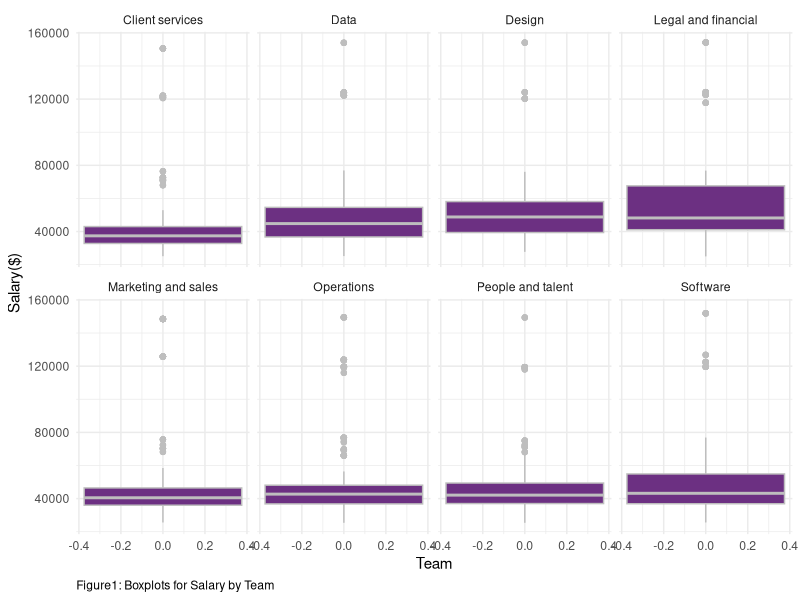
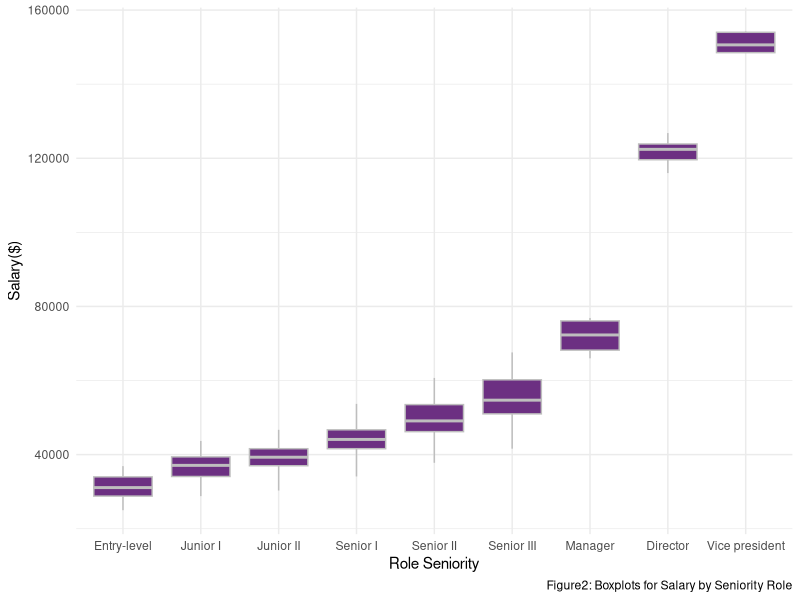
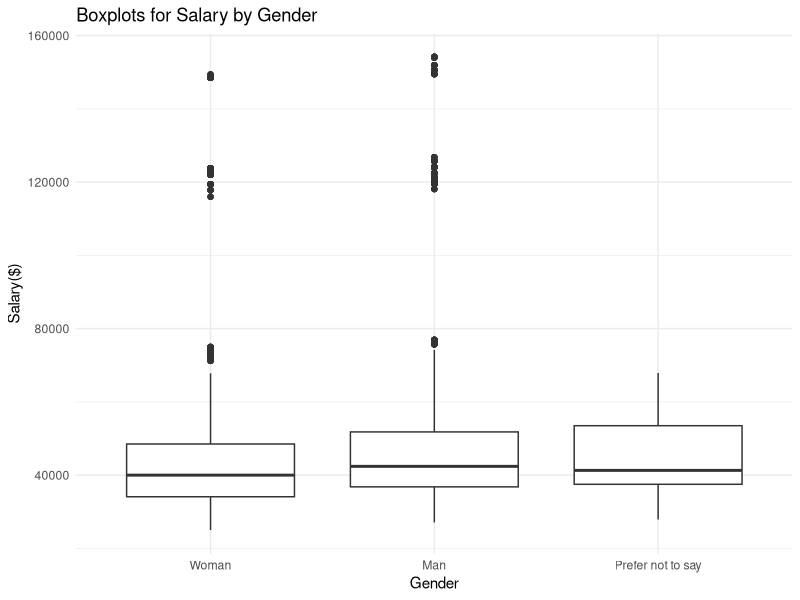
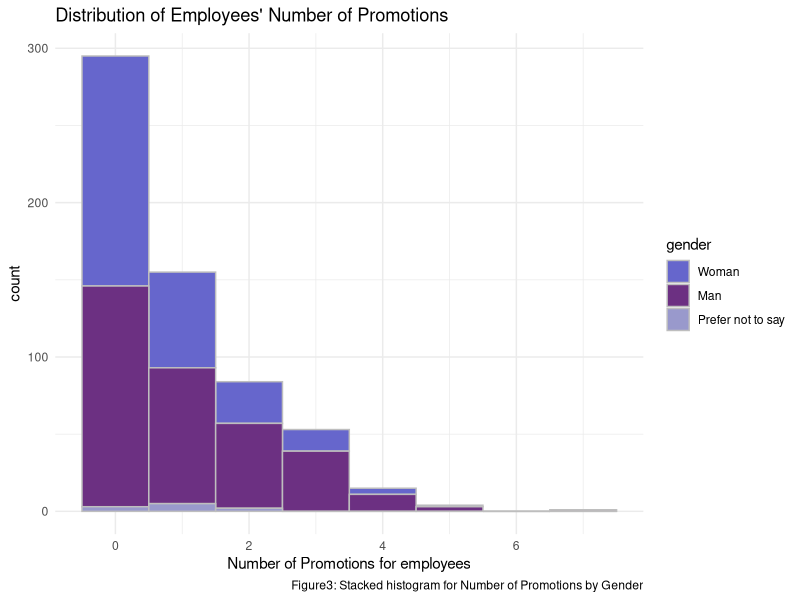
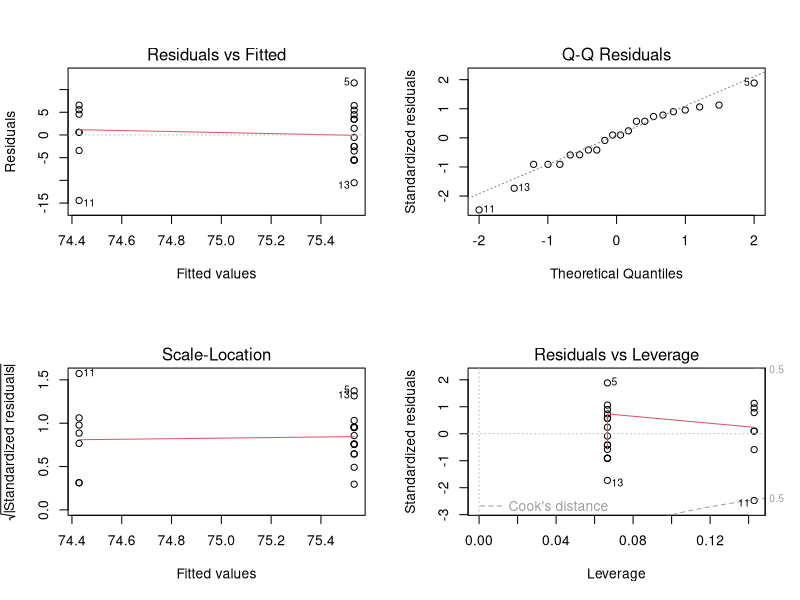
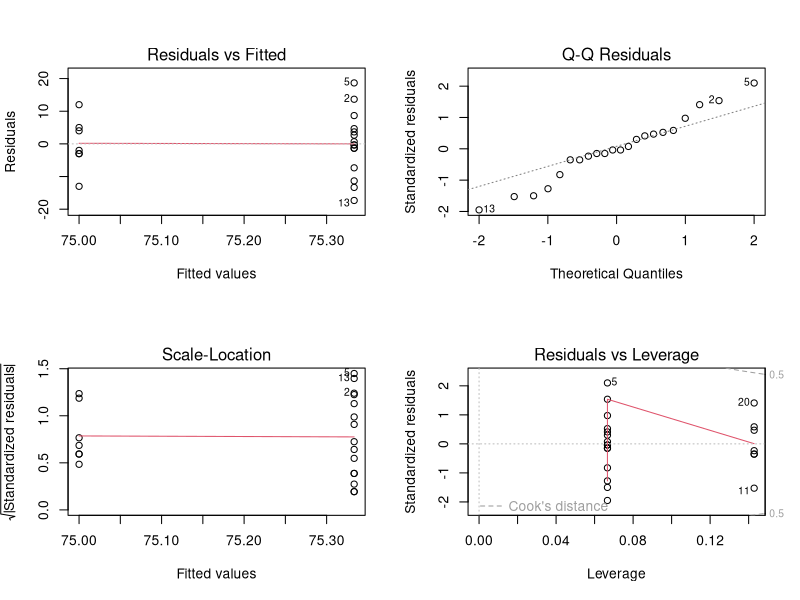
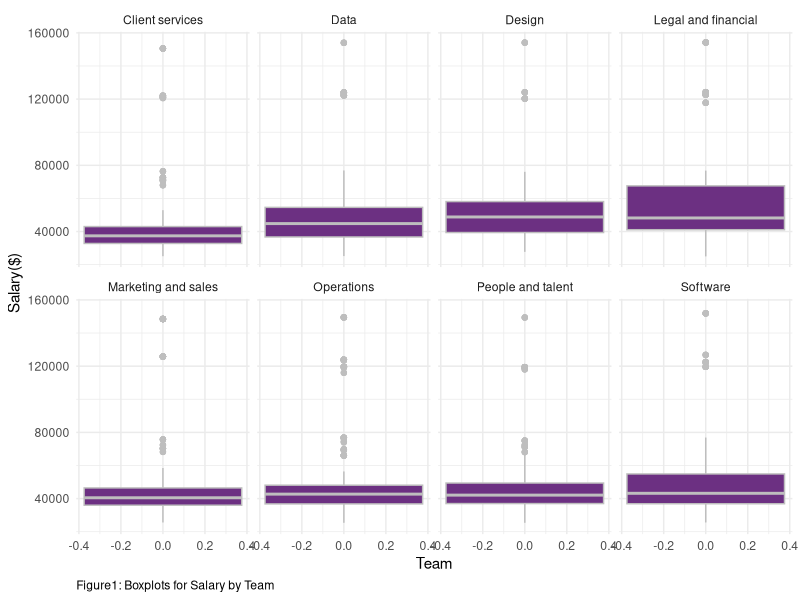
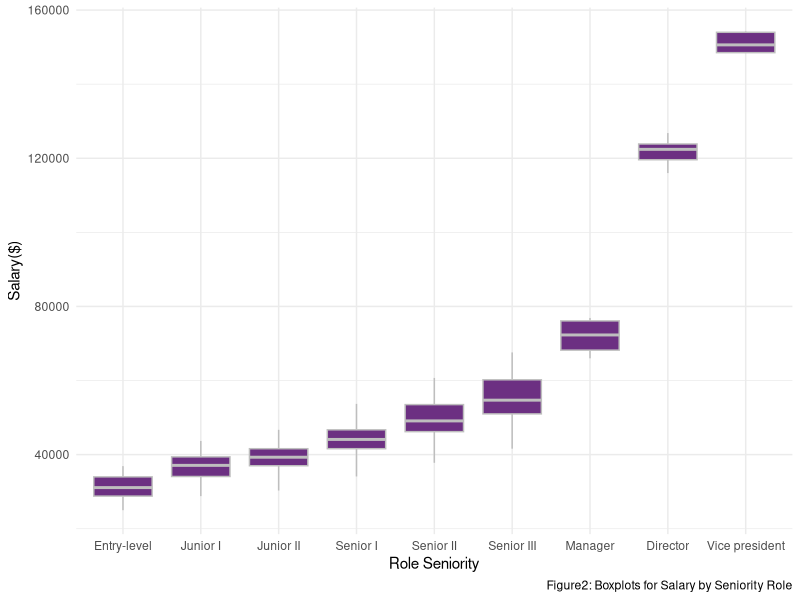

Write the R code that produced these figures, in order.
## ---- chunk 1
library(tidyverse)
library(lme4)
library(mgcv)
library(kableExtra)
#install.packages("gridExtra")
library(gridExtra)
# this should supress all code and messages
knitr::opts_chunk$set(include=FALSE)
## ---- chunk 2
############################################################################################################
#DATA CLEANING PART
############################################################################################################

# read in the data
black_saber_current_employees <- read_csv("data/black-saber-current-employees.csv")

#change salary varaible from characters to doubles
black_saber_current_employees_cleaned <- black_saber_current_employees %>% 
  mutate(salary = str_extract_all(salary, "\\d+,\\d+")) %>% #only extracting the number part(i.e., remove $)
  mutate(salary = str_remove_all(salary, ",")) %>% # remove comma(,)
  mutate(salary = as.numeric(salary)) %>% #change to doubles
  #changing the orders of role as hierarchy, rather than alphabetical order(see below note)
  mutate(role_seniority = fct_relevel(role_seniority, "Manager", after = 7)) %>% 
  mutate(role_seniority = fct_relevel(role_seniority, "Director", after = 7)) %>%
  #changing the orders of gender for clairty in explanation for promotion analaysis part
  mutate(gender = fct_relevel(gender, "Woman", after = 0))

#NOTES
#(Before changing): Director Entry-level Junior I Junior II Manager Senior I Senior II Senior III Vice president
#(After chaning): “Entry-level”,“Junior I”,“JuniorII”,“Senior I”,“Senior II”,“Senior III”,“Manager”, “Director”,“Vicepresident” 

## ---- chunk 3
#########################################################################################################
#EXPLORATORY ANALYSIS
#########################################################################################################
# create a visualisation (a boxplot to see if teams have systematic differences in their salary)
#some teams might be more important to the company 
#e.g., bc it is a software company, software team might be more valuable to the company and thus receive higher salary, yet this is fair in the sense that the Gideon wants salary based on "talent and value to the company”)

my_plot_salary_by_role_team <- black_saber_current_employees_cleaned %>% 
  ggplot(aes(y = salary)) +
  facet_wrap(~team, nrow = 2) +
  geom_boxplot(colour = "grey", fill = "#6C3082") +
  theme_minimal() +
  labs(x = "Team", y= "Salary($)", caption = "Figure1: Boxplots for Salary by Team") +
  theme(plot.caption = element_text(hjust = 0))

my_plot_salary_by_role_team
ggsave("images/salary_boxplot_team.png", width = 6, height = 4)

## ---- chunk 4

#exploring whether there is difference in salary by roles.
#there should be difference, since higher the role, the more salary people earn since they are more valuable to the company

my_plot_salary_by_role <- black_saber_current_employees_cleaned %>% 
  ggplot(aes(x = role_seniority, y = salary)) +
  geom_boxplot(colour = "grey", fill = "#6C3082") +
  theme_minimal() +
  labs(x="Role Seniority", y= "Salary($)", caption = "Figure2: Boxplots for Salary by Seniority Role")

my_plot_salary_by_role
ggsave("images/salary_boxplot_role.png", width = 6, height = 3)

#side note: does follow the seniority trend, which is Least senior to most senior: “Entry-level”,“Junior I”,“JuniorII”,“Senior I”,“Senior II”,“Senior III”,“Manager”, “Director”,“Vicepresident”

## ---- chunk 5
#########################################################################################################

#exploring whether there is gender difference in salary
my_plot_salary_by_gender <- black_saber_current_employees_cleaned %>% 
  ggplot(aes(x = gender, y = salary)) +
  geom_boxplot() +
  theme_minimal() +
  labs(title = "Boxplots for Salary by Gender", x = "Gender", y= "Salary($)")
  
my_plot_salary_by_gender
#result(interpretation of the plot): Gender does not seem to have fixed effect on salary. In other words, no gender bias, which is good considering EDI (but when doing model comparison, we will see whether such is true numerically)

ggsave("images/salary_boxplot_gender.png", width = 5, height = 2)

#########ONE-WAY ANOVA ON SALARY AND GENDER AS GROUP####################

lmod_gender <- lm(salary ~ gender, data = black_saber_current_employees_cleaned)
summary(lmod_gender)
#HOWEVER, UNLIKE THE VISUALIZATION, THERE WAS A SIGNIFICANT DIFFERENCE IN GENDER! THERE MIGHT BE GENDER BIAS IN SALARY(we will see this in model fitting part)

## ---- chunk 6
#########################################################################################################
#MODEL FITTING
#########################################################################################################

#fitting a linear mixed model while setting financial quarter (financial_q)
#rationale: in some quarters, the company earns a lot of money and so all employees earn more money in that quarter, but when the quarter is not good, all earn less money.

salary_lmer <- lmer(salary ~ gender + team + role_seniority + leadership_for_level + productivity + (1|financial_q), data = black_saber_current_employees_cleaned)
#summary(salary_lmer)

#cannot take face-value to whether team has systematic difference and so just to check, we added this model without team so that when we compare it with salary_lmer, we can know whether we must include team or not fpre better prediction.
salary_lmer_no_team <- lmer(salary ~ gender + role_seniority + leadership_for_level + productivity + (1|financial_q), data = black_saber_current_employees_cleaned)
#summary(salary_lmer)

salary_lmer_no_gender <- lmer(salary ~ team + role_seniority + leadership_for_level + productivity + (1|financial_q), data = black_saber_current_employees_cleaned)
#summary(salary_lmer_no_gender)

## ---- chunk 7
#########################################################################################################
#MODEL COMPARISION TEST
#########################################################################################################


#THIS TEST CONFIRMS THAT THERE IS A GENDER BIAS IN SALARY
lmtest::lrtest(salary_lmer, salary_lmer_no_gender)
#conclusion: indeed, becuase the p-value is significant, simpler model does NOT explain better than complex model = should include gender to have better predictive ability...

## ---- chunk 8
#This test confirms that we need team as predictor
lmtest::lrtest(salary_lmer, salary_lmer_no_team)
## ---- chunk 9
############################################################################################################
#DATA CLEANING PART
############################################################################################################
# create a variable called promotion count that keeps track of the number of times
# each employee got promoted
employee_data <- black_saber_current_employees_cleaned %>%
  mutate(employee_role = as.numeric(role_seniority)) %>%
  select(employee_id, employee_role) %>%
  group_by(employee_id)%>%
  mutate(initial_role=min(employee_role)) %>%
  mutate(current_role=max(employee_role)) %>%
  mutate(promotion_count = current_role - initial_role) %>%
  select(employee_id, promotion_count) %>%
  unique()

# `work_period` variable counts how many financial quarters each employee has gone through
# this gives us an idea of how long each employee has been working at the company
working_period <- black_saber_current_employees_cleaned %>%
  group_by(employee_id) %>%
  summarise(work_period = n())

# create a new variable called `employee_role` which saves role_seniority as numbers and
# create another variable called `initial_role` that indicates the initial role of the employee
role_seniority_data <- black_saber_current_employees_cleaned %>% 
  mutate(employee_role = as.numeric(role_seniority)) %>%
  select(employee_id, employee_role) %>%
  unique()%>%
  group_by(employee_id)%>%
  mutate(initial_role=min(employee_role)) %>%
  mutate(current_role=max(employee_role))

# data that only contains the most recent (2020 Q4) information on each employee
promotion_data <- full_join(black_saber_current_employees_cleaned, employee_data) %>%
  left_join(working_period) %>%
  mutate(year = as.numeric(str_extract_all(financial_q, "\\d+\\d+"))) %>%
  mutate(quarter = as.numeric(substr(financial_q,7,7))) %>% 
  group_by(employee_id) %>%
  mutate(recent_year = max(year)) %>%
  filter(year == recent_year) %>%
  mutate(recent_quarter = max(quarter)) %>%
  filter(quarter == recent_quarter) %>%
  right_join(y = role_seniority_data) %>% 
  filter(employee_role == current_role) %>% 
  select(-c(year, quarter, recent_year, recent_quarter, current_role, employee_role, initial_role))

## ---- chunk 10
#########################################################################################################
#EXPLORATORY ANALYSIS
#########################################################################################################

# proportion of different numbers of promotion
prop.table(table(promotion_data$promotion_count))

# mean number of promotions
mean(promotion_data$promotion_count)
sd(promotion_data$promotion_count)
## ---- chunk 11

promotion_count_by_gender_plot <- promotion_data %>% 
  ggplot(aes(x = promotion_count, fill = gender)) +
  geom_histogram(colour = "grey", binwidth= 1) +
  theme_minimal() +
  labs(title = "Distribution of Employees' Number of Promotions", x = "Number of Promotions for employees", caption = "Figure3: Stacked histogram for Number of Promotions by Gender") + 
  scale_fill_manual(values=c("#6666CC", "#6C3082","#9999CC"))

promotion_count_by_gender_plot
ggsave("images/promotion_count_by_gender_plot.png", width = 6, height = 4)
## ---- chunk 12
########################################################################################################
# Assumption check
########################################################################################################

mean_variance_model <- promotion_data %>% 
  group_by(gender) %>% 
  summarise(mean = mean(promotion_count), var = round(sd(promotion_count)^2,1))

## ---- chunk 13
#########################################################################################################
#MODEL FITTING
#########################################################################################################
# test model to see if gender, leadership level and productivity of each employee affect their number of promotions
# (offset: account for different work periods for the employees, while allowing for counts to still be the response.)

# model with covariates gender, leadership and productivity
mod1 <- glm(promotion_count ~ gender + leadership_for_level + productivity, family = poisson, offset = log(work_period), data = promotion_data)
# model with covariates leadership and productivity only
mod2 <- glm(promotion_count ~ leadership_for_level + productivity, family = poisson, offset = log(work_period), data = promotion_data)
# model with covariates gender, leadership, productivity, salary, and role_seniority
mod3 <- glm(promotion_count ~ gender + leadership_for_level + productivity + salary + role_seniority, family = poisson, offset = log(work_period), data = promotion_data)
# model with covariates leadership, productivity, salary, and role_seniority only
mod4 <- glm(promotion_count ~ leadership_for_level + productivity + salary + role_seniority, family = poisson, offset = log(work_period), data = promotion_data)

# compare models with common covariates of leadership and productivity, with and without gender
anova(mod1, mod2, test = "Chisq")
# more complex model with gender is better

# compare models with common covariates of leadership, productivity, salary, and role_seniority, with and without gender
anova(mod3, mod4, test = "Chisq")
# more complex model with gender is better

# compare the two preferable models from the previous tests to determine the final model
anova(mod1, mod3, test = "Chisq")
# strong evidence against the hypothesis that the simpler model fits the data just well
## ---- chunk 14
table <- cbind(Estimate = summary(mod3)$coef[,1],
               confint(mod3))
kable(round(table,4), caption = "Estimates with 95% confidence intervals", booktabs = TRUE, valign = "t", format = "pandoc") %>%
  kable_styling(latex_options = "scale_down")
## ---- chunk 15
#########################################################################################################
#DATA CLEANING PART
#########################################################################################################

# read in the data
phase1_applicants <- read.csv("data/phase1-new-grad-applicants-2020.csv")
phase2_applicants <- read.csv("data/phase2-new-grad-applicants-2020.csv")
phase3_applicants <- read.csv("data/phase3-new-grad-applicants-2020.csv")
final_hired <- read.csv("data/final-hires-newgrad_2020.csv")

#make new variable which tells whether applicant is accepted for each phase or not
#add gender if the dataset doesn't have
final_hired_cleaned <- final_hired %>% 
  mutate(hired = 1)

phase3_applicants_cleaned <- phase3_applicants %>% 
  full_join(final_hired_cleaned) %>% 
  mutate(hired = replace_na(hired, 0)) %>% 
  left_join(phase2_applicants) %>% 
  select(applicant_id : hired, gender) %>% 
  mutate(gender = fct_relevel(gender, "Woman", after = 0)) %>% 
  mutate(hired_word = case_when(hired == 0 ~ "Fail", 
                                         hired == 1 ~ "Pass")) %>% 
  mutate(phase2accepted = 1)

phase2_applicants_cleaned <- phase2_applicants %>% 
  full_join(phase3_applicants_cleaned) %>% 
  mutate(phase2accepted = replace_na(phase2accepted, 0)) %>% 
  select(applicant_id, gender, technical_skills:speaking_skills, phase2accepted) %>%
  mutate(gender = fct_relevel(gender, "Woman", after = 0)) %>% 
  mutate(phase2accepted_word = case_when(phase2accepted == 0 ~ "Fail", 
                                         phase2accepted == 1 ~ "Pass")) %>% 
  mutate(phase1accepted = 1) # %>% 
  #filter(gender != "Prefer not to say")

phase1_applicants_cleaned <- phase1_applicants %>% 
  full_join(phase2_applicants_cleaned) %>% 
  select(applicant_id:work_experience, phase1accepted) %>% 
  mutate(phase1accepted = replace_na(phase1accepted, 0)) %>%
  mutate(gender = fct_relevel(gender, "Woman", after = 0)) %>% 
  mutate(phase1accepted_word = case_when(phase1accepted == 0 ~ "Fail",
                                         phase1accepted == 1 ~ "Pass"))

phase2_applicants_cleaned <- filter(phase2_applicants_cleaned, gender != "Prefer not to say")
## ---- chunk 16
#########################################################################################################
#EXPLORATORY ANALYSIS
#########################################################################################################

#proportion of female
sum(phase1_applicants$gender == "Woman") / nrow(phase1_applicants)
sum(phase1_applicants$gender == "Prefer not to say") / nrow(phase1_applicants)
sum(phase2_applicants_cleaned$phase2accepted ==1) / nrow(phase2_applicants_cleaned)

# create a visualisation (a boxplot to see if gender has systematic differences in their phase approved)

#stacked bar chart that displays the proportion of applicants with each accepted group, for each gender
bar_proportion_phase1 <- ggplot(data = phase1_applicants_cleaned, aes(x = gender, fill = phase1accepted_word)) +
  geom_bar(position = "fill") +
  scale_fill_manual(values=c("#9999CC", "#6C3082")) +
  theme_minimal() +
  labs(title = "Pass Rate in Phase 1 by Gender",
       x = "Gender", y = "Approved Proportion") + 
  theme(legend.position = "none")

bar_proportion_phase2 <- ggplot(data = phase2_applicants_cleaned, aes(x = gender, fill = phase2accepted_word)) +
  geom_bar(position = "fill") +
  scale_fill_manual(values=c("#9999CC", "#6C3082")) +
  theme_minimal() +
  labs(title = "Pass Rate in Phase 2 by Gender",
       x = "Gender", y = "Approved Proportion") +
  theme(legend.title = element_blank())

bar_proportion_phase1_2 <- arrangeGrob(bar_proportion_phase1, bar_proportion_phase2, ncol=2)
ggsave(file="images/hiring_barchart_gender.png", bar_proportion_phase1_2)

box_interviewer1 <- ggplot(phase3_applicants_cleaned, aes(x = gender, y = interviewer_rating_1)) +
  geom_boxplot() +
  ylim(55, 95) +
  theme_minimal() +
  labs(title = "interviewer1 scores by Gender", x = "Gender", y= "rating") +
  theme(plot.title = element_text(hjust = 0.5))
  
box_interviewer2 <- ggplot(phase3_applicants_cleaned, aes(x = gender, y = interviewer_rating_2)) +
  geom_boxplot() +
  ylim(55, 95) +
  theme_minimal() +
  labs(title = "interviewer2 scores by Gender", x = "Gender", y= "rating") +
  theme(plot.title = element_text(hjust = 0.5))

box_proportion_interviewer1_2 <- arrangeGrob(box_interviewer1, box_interviewer2, ncol=2)
ggsave(file="images/hiring_boxplot_gender.png", box_proportion_interviewer1_2)
## ---- chunk 17
#########################################################################################################
#MODEL FITTING
#########################################################################################################

#use generalized linear model since all variables take large part of grades

#model where gender is only predictor
phase1_gender <- glm(phase1accepted ~ gender, family = binomial, data = phase1_applicants_cleaned)
confint(phase1_gender)

#generalized linear model with all variables except for gender
phase1_glm_no_gender <- glm(phase1accepted ~ team_applied_for + cover_letter + cv+ gpa + extracurriculars + work_experience, family = binomial(link = "logit"), data = phase1_applicants_cleaned)

#generalized linear model with all variables including gender
phase1_glm <- glm(phase1accepted ~ team_applied_for + cover_letter + cv+ gpa + gender +  extracurriculars + work_experience, family = binomial(link = "logit"), data = phase1_applicants_cleaned)

#deviance test to know including gender is better
drop_in_deviance <- anova(phase1_glm_no_gender, phase1_glm, test = "Chisq")
drop_in_deviance
## ---- chunk 18
#model where gender is only predictor
phase2_gender <- glm(phase2accepted ~ gender, family = binomial, data = phase2_applicants_cleaned)
confint(phase2_gender)

#generalized linear model with all variables except for gender
phase2_glm_no_gender <- glm(phase2accepted ~ technical_skills + writing_skills + speaking_skills + leadership_presence , family = binomial(link = "logit"), data = phase2_applicants_cleaned)

#generalized linear model with all variables including gender
phase2_glm <- glm(phase2accepted ~ technical_skills + writing_skills + speaking_skills + leadership_presence + gender, family = binomial(link = "logit"), data = phase2_applicants_cleaned)

#deviance test to know including gender is better
drop_in_deviance <- anova(phase2_glm_no_gender, phase2_glm, test = "Chisq")
drop_in_deviance
## ---- chunk 19
#Simple linear model with gender covariate for interviewer 1
phase3_interviewer1 <- lm(interviewer_rating_1 ~ gender, data = phase3_applicants_cleaned)
confint(phase3_interviewer1)

#Simple linear model with gender covariate for interviewer 2
phase3_interviewer2 <- lm(interviewer_rating_2 ~ gender, data = phase3_applicants_cleaned)
confint(phase3_interviewer2)

#Checking assumption
par(mfrow=c(2,2))
plot(phase3_interviewer1)
par(mfrow=c(2,2))
plot(phase3_interviewer2)
